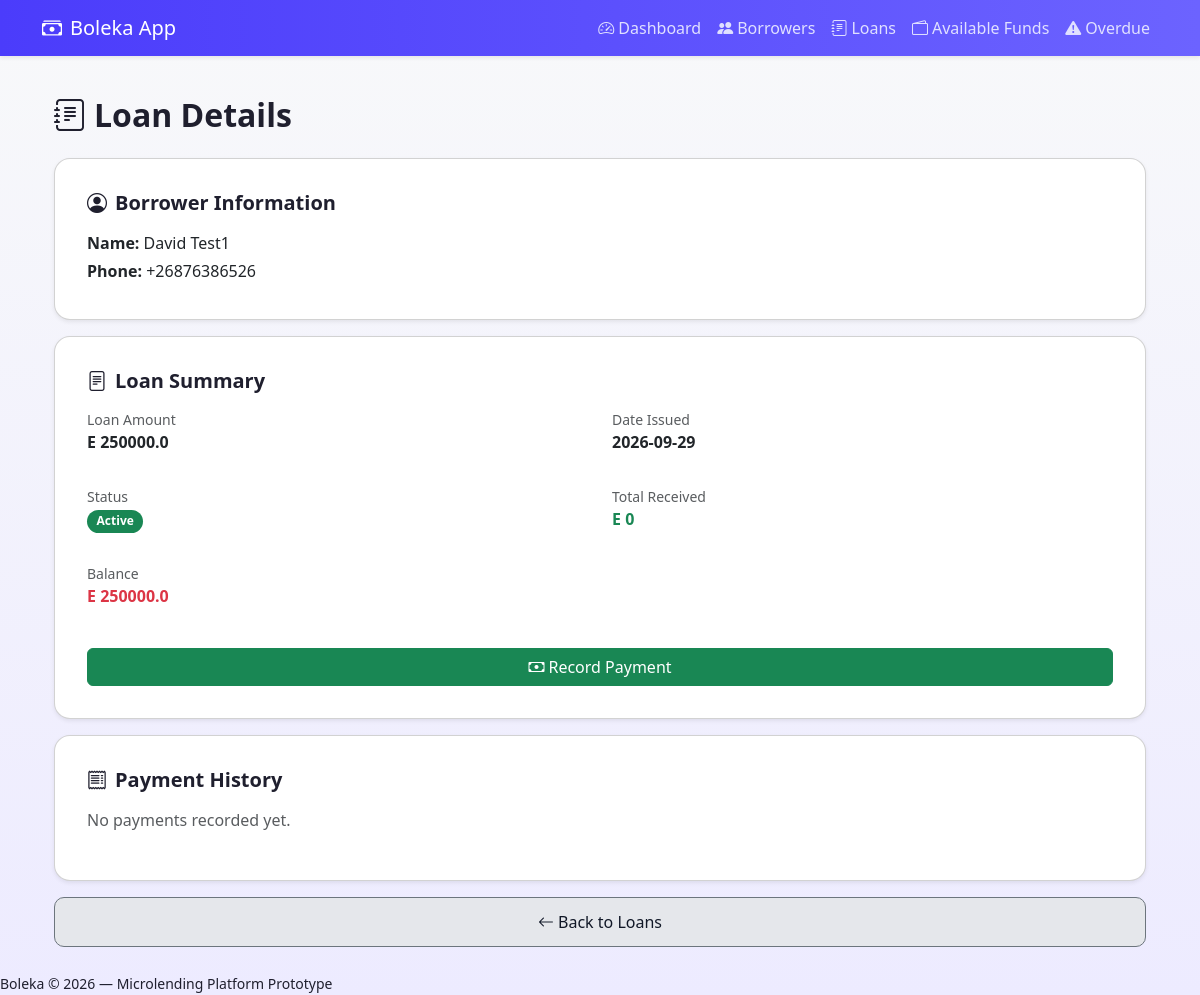
The page /loans/1 on the database as committed earlier.
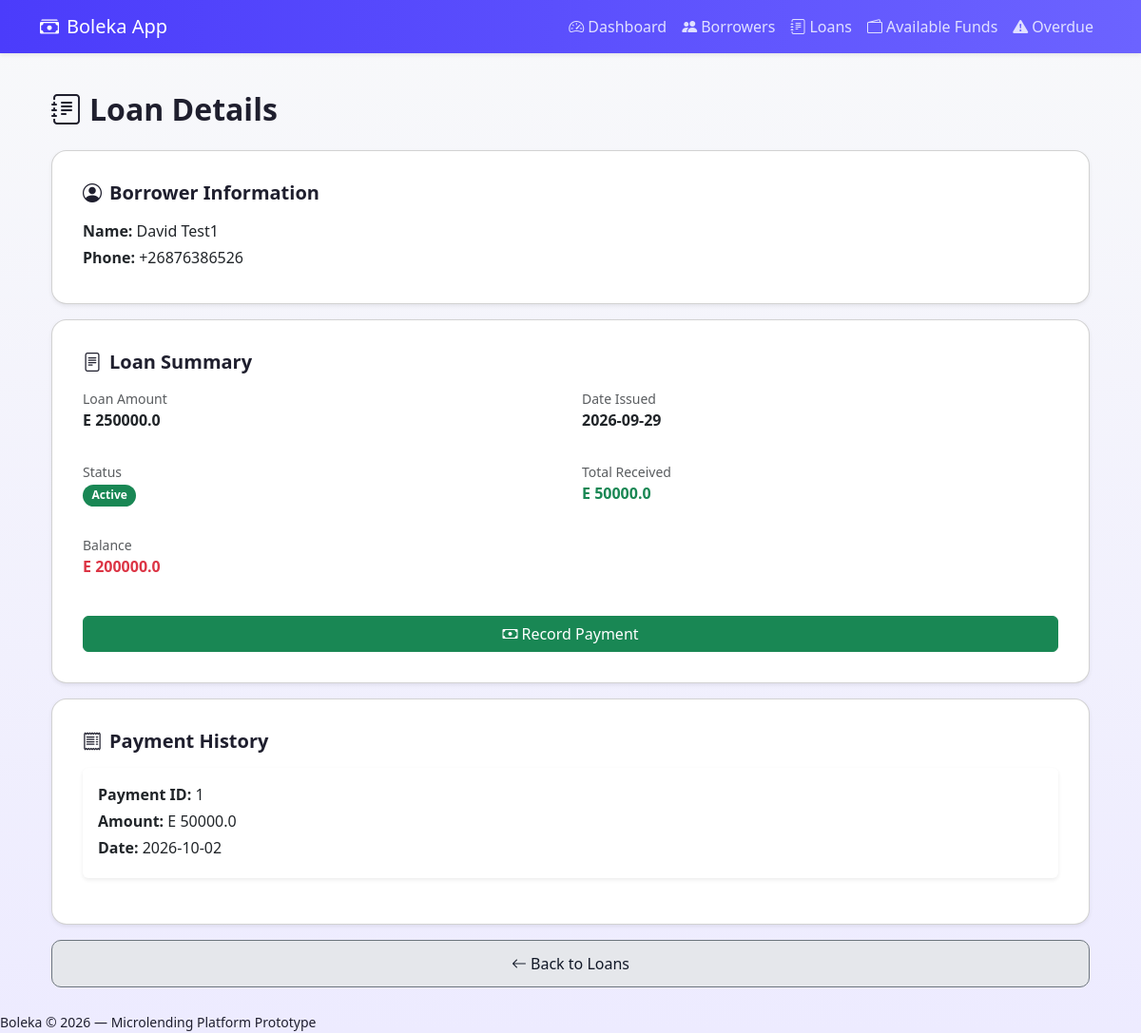
The same page on the database as committed later.
### models.py (models this page shows)
class Payment(Base):
    __tablename__ = "payments"
    id = Column(Integer, primary_key=True, index=True)
    loan_id = Column(Integer, ForeignKey("loans.id"))
    amount = Column(Float, nullable=False)
    date = Column(Date, nullable=False)
    loan = relationship("Loan", back_populates="payments")

### main.py (the view)
@app.get("/loans/{loan_id}", response_class=HTMLResponse)
async def loan_detail(request: Request, loan_id: int, db: Session = Depends(get_db)):
    loan = db.query(Loan).filter(Loan.id == loan_id).first()
    if not loan:
        return HTMLResponse("Loan not found", status_code=404)
    borrower = db.query(Borrower).filter(
        Borrower.id == loan.borrower_id).first()
    payments = db.query(Payment).filter(Payment.loan_id == loan_id).all()
    money_received = sum(p.amount for p in payments)
    balance = loan.amount - money_received
    return templates.TemplateResponse(
        "loan_detail.html",
        {
            "request": request,
            "loan": loan,
            "borrower": borrower,
            "payments": payments,
            "money_received": money_received,
            "balance": balance,
        },
    )

### templates/loan_detail.html (shortened to what this page needs)
{% extends "base.html" %}
{% block content %}
<div class="container mt-3">
    <h2 class="mb-4">
        <i class="bi bi-journal-text me-2"></i>Loan Details
    </h2>
    <div class="card shadow-sm mb-3 loan-card">
        <div class="card-body">
            <h5 class="fw-semibold mb-3">
                <i class="bi bi-person-circle me-2"></i>Borrower Information
            </h5>
            <p class="mb-1"><strong>Name:</strong> {{ borrower.name }}</p>
            <p class="mb-1"><strong>Phone:</strong> {{ borrower.phone }}</p>
        </div>
    </div>
    <div class="card shadow-sm mb-3 loan-card">
        <div class="card-body">
            <h5 class="fw-semibold mb-3">
                <i class="bi bi-file-text me-2"></i>Loan Summary
            </h5>
            <div class="row">
                <div class="col-6 mb-3">
                    <p class="small text-muted mb-0">Loan Amount</p>
                    <p class="fw-bold">E {{ loan.amount }}</p>
                </div>
                <div class="col-6 mb-3">
                    <p class="small text-muted mb-0">Date Issued</p>
                    <p class="fw-bold">{{ loan.date }}</p>
                </div>
                <div class="col-6 mb-3">
                    <p class="small text-muted mb-0">Status</p>
                    {% if loan.status == "Active" %}
                        <span class="badge bg-success">Active</span>
                    {% elif loan.status == "Overdue" %}
                        <span class="badge bg-danger">Overdue</span>
                    {% elif loan.status == "Paid" %}
                        <span class="badge bg-primary">Paid</span>
                    {% else %}
                        <span class="badge bg-secondary">{{ loan.status }}</span>
                    {% endif %}
                </div>
                <div class="col-6 mb-3">
                    <p class="small text-muted mb-0">Total Received</p>
                    <p class="fw-bold text-success">E {{ money_received }}</p>
                </div>
                <div class="col-12 mb-3">
                    <p class="small text-muted mb-0">Balance</p>
                    {% if balance > 0 %}
                        <p class="fw-bold text-danger">E {{ balance }}</p>
                    {% else %}
                        <p class="fw-bold text-success">E 0</p>
                    {% endif %}
                </div>
            </div>
            <a href="/loans/{{ loan.id }}/pay" class="btn btn-success w-100 mt-2">
                <i class="bi bi-cash me-1"></i>Record Payment
            </a>
        </div>
    </div>
    <div class="card shadow-sm mb-3 loan-card">
        <div class="card-body">
            <h5 class="fw-semibold mb-3">
                <i class="bi bi-receipt me-2"></i>Payment History
            </h5>
            {% if payments %}
                {% for p in payments %}
                <div class="payment-card mb-3 p-3 rounded shadow-sm">
                    <p class="mb-1"><strong>Payment ID:</strong> {{ p.id }}</p>
                    <p class="mb-1"><strong>Amount:</strong> E {{ p.amount }}</p>
                    <p class="mb-1"><strong>Date:</strong> {{ p.date }}</p>
                </div>
                {% endfor %}
            {% else %}
                <p class="text-muted">No payments recorded yet.</p>
            {% endif %}
        </div>
    </div>
    <a href="/loans" class="btn btn-secondary w-100">
        <i class="bi bi-arrow-left me-1"></i>Back to Loans
    </a>
</div>
{% endblock %}

Rows that differ between the two databases and show on the page:
added Payment: id "1", amount "50000.0", date "2026-10-02"
Other text that changed with them:
{{ money_received }}: "0" → "50000.0"
{{ balance }}: "250000.0" → "200000.0"
text no longer shown: "No payments recorded yet."
